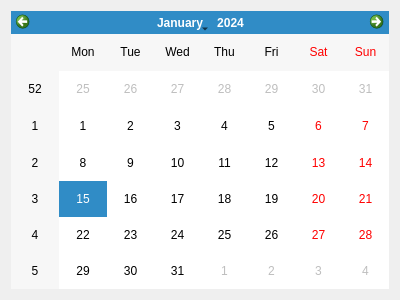
<?xml version="1.0" encoding="UTF-8"?>
<ui version="4.0">
 <class>calendar_tab</class>
 <widget class="QWidget" name="calendar_tab">
  <property name="geometry">
   <rect>
    <x>0</x>
    <y>0</y>
    <width>400</width>
    <height>300</height>
   </rect>
  </property>
  <property name="windowTitle">
   <string>Calendar Tab</string>
  </property>
  <layout class="QHBoxLayout" name="horizontalLayout">
   <item>
    <widget class="QCalendarWidget" name="calendar_widget"/>
   </item>
  </layout>
 </widget>
 <resources/>
 <connections/>
</ui>
